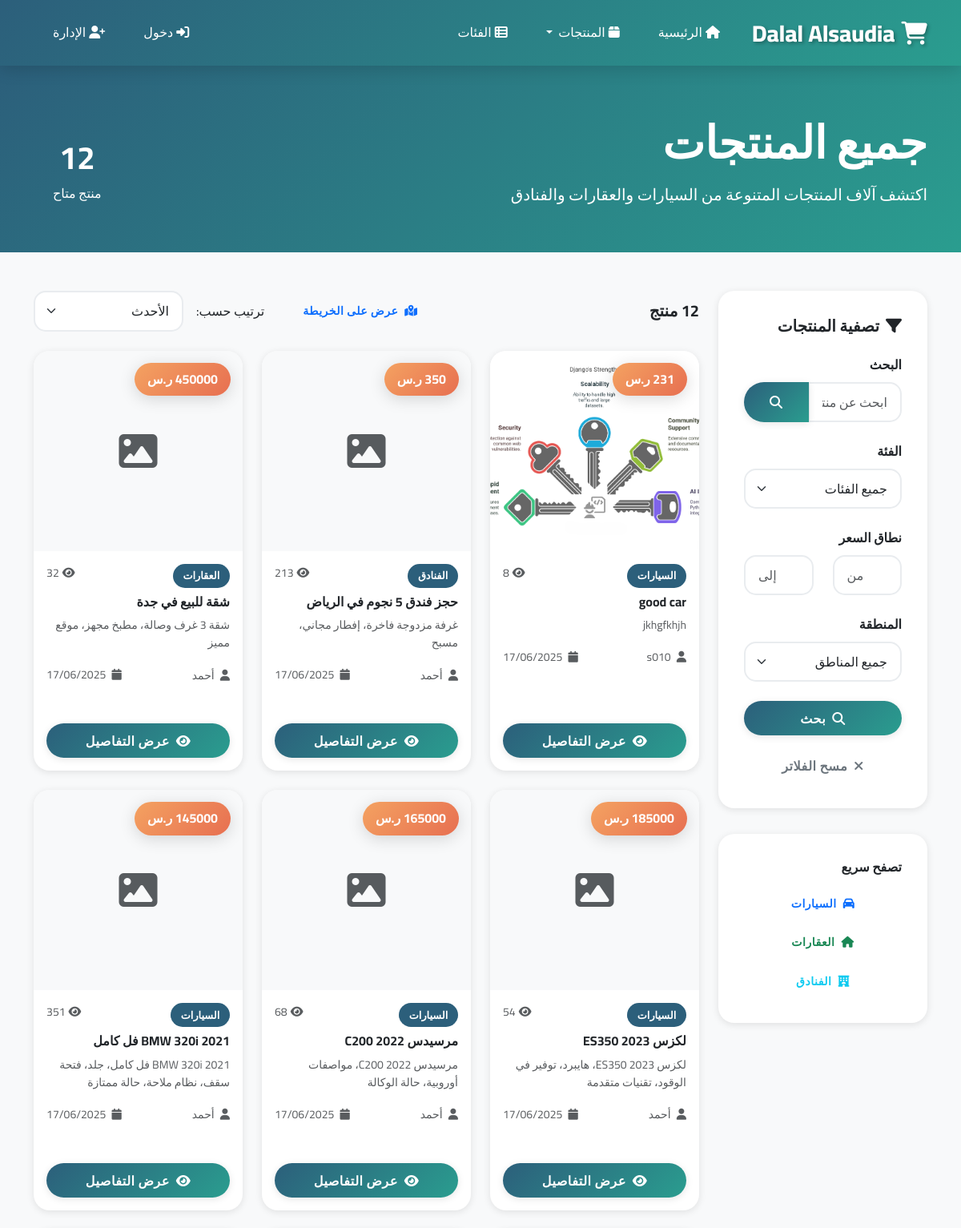
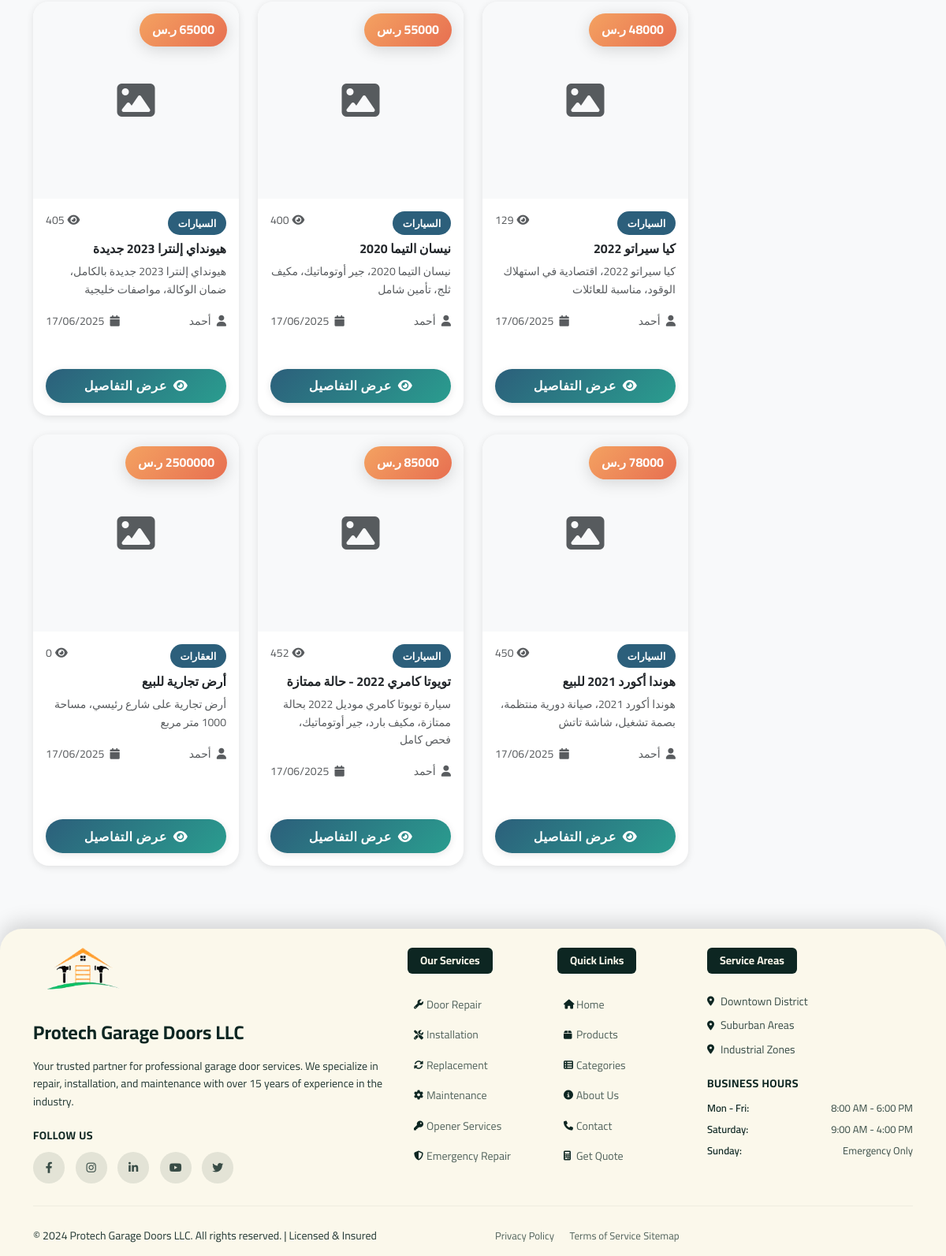
Before: /products/ with the older database file (2 pictures, top to bottom).
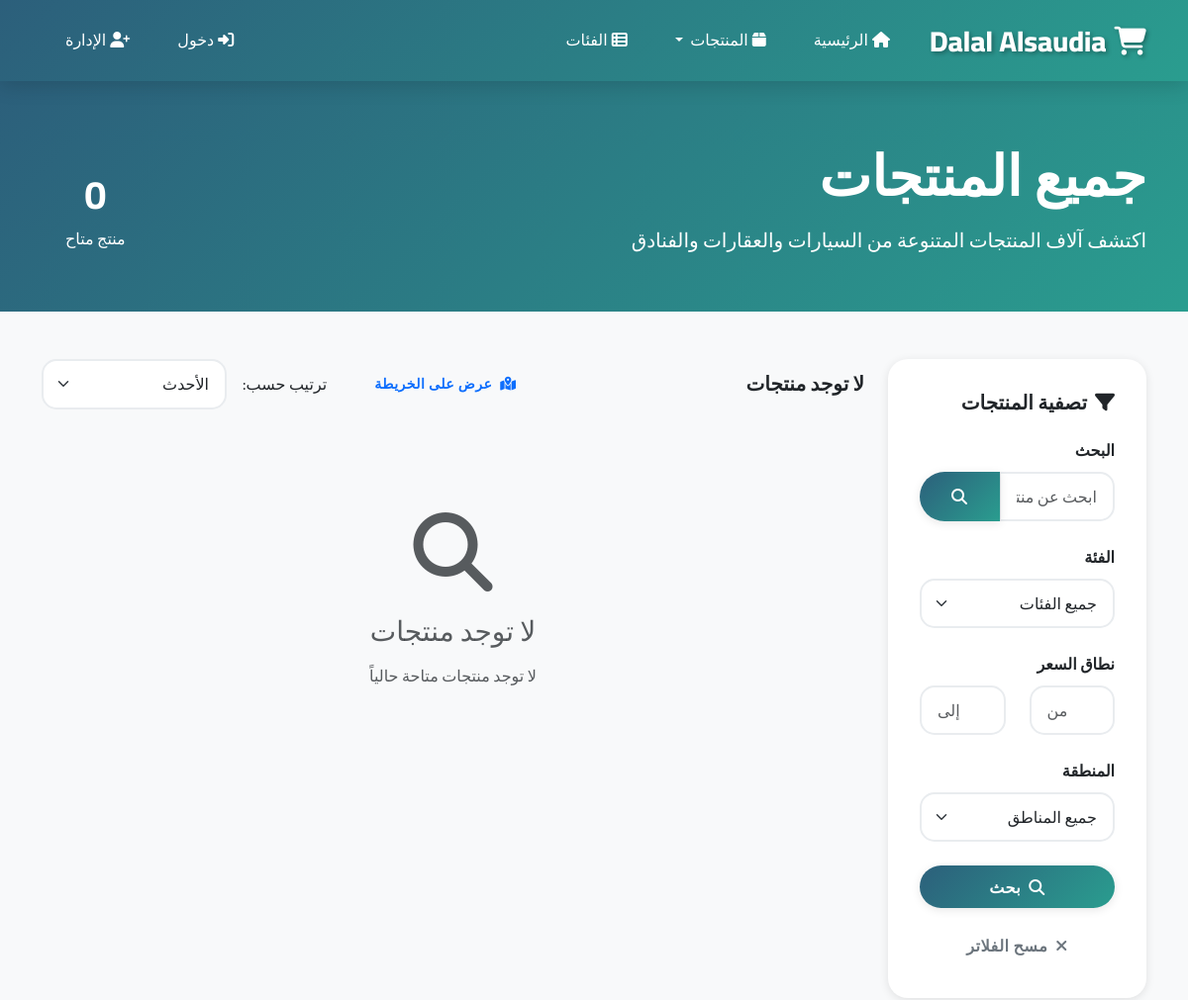
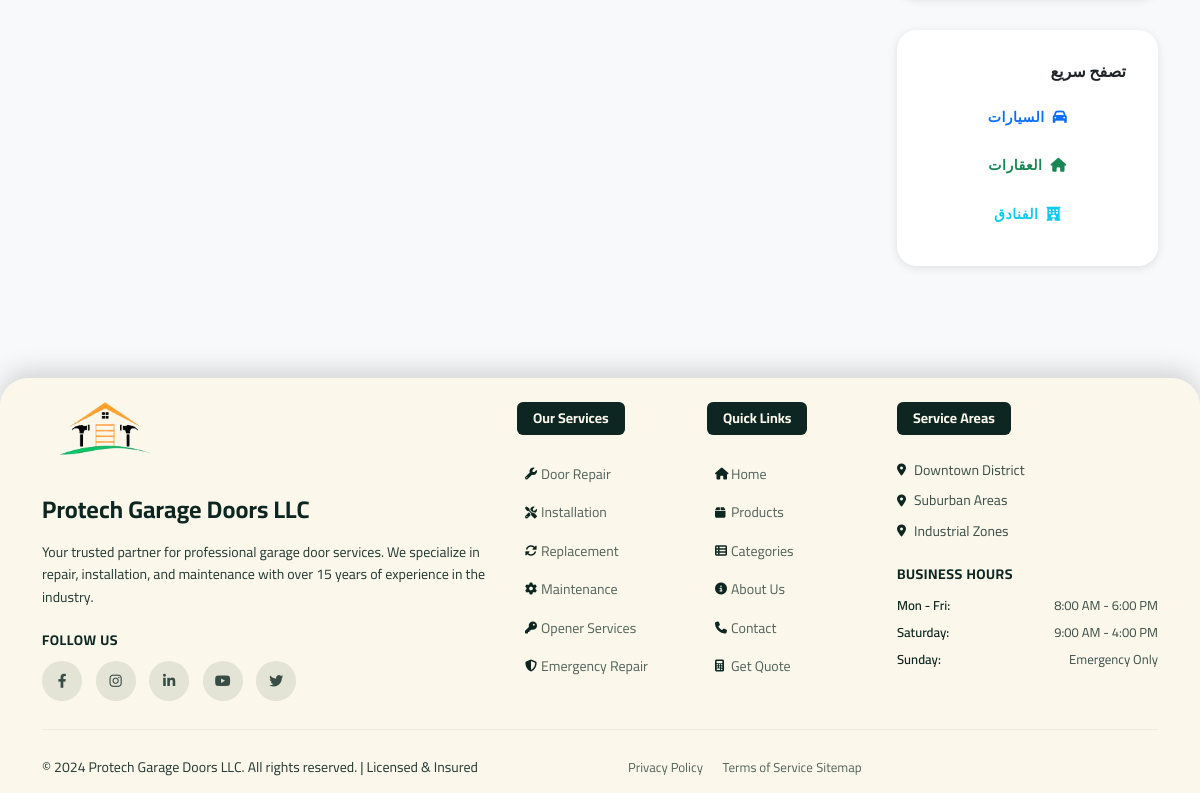
After: the same page with the newer database file (2 pictures, top to bottom).
### products/models.py (models this page shows, shortened)
class Product(models.Model):
    STATUS_CHOICES = [
        ('pending_approval', 'Pending Approval'),
        ('active', 'Active'),
        ('sold', 'Sold'),
        ('hidden', 'Hidden'),
        ('cancelled', 'Cancelled'),
    ]
    title = models.CharField(max_length=200)
    description = models.TextField()
    price = models.DecimalField(max_digits=10, decimal_places=2)
    category = models.ForeignKey(Category, on_delete=models.CASCADE, related_name='products')
    seller = models.ForeignKey(User, on_delete=models.CASCADE, related_name='products')
    location_latitude = models.DecimalField(max_digits=9, decimal_places=6, blank=True, null=True)
    location_longitude = models.DecimalField(max_digits=9, decimal_places=6, blank=True, null=True)
    status = models.CharField(max_length=20, choices=STATUS_CHOICES, default='pending_approval')
    created_at = models.DateTimeField(auto_now_add=True)
    updated_at = models.DateTimeField(auto_now=True)
    is_approved = models.BooleanField(default=False)
    is_sold = models.BooleanField(default=False)
    views_count = models.IntegerField(default=0)
    class Meta:
        ordering = ['-created_at']

class ProductImage(models.Model):
    product = models.ForeignKey(Product, on_delete=models.CASCADE, related_name='images')
    image = models.ImageField(upload_to='product_images/')
    is_main = models.BooleanField(default=False)
    created_at = models.DateTimeField(auto_now_add=True)

### categories/models.py (models this page shows, shortened)
class Category(models.Model):
    name = models.CharField(max_length=100)
    slug = models.SlugField(unique=True)
    parent = models.ForeignKey('self', on_delete=models.CASCADE, blank=True, null=True, related_name='subcategories')
    created_at = models.DateTimeField(auto_now_add=True)
    class Meta:
        verbose_name_plural = "Categories"

### users/models.py (models this page shows, shortened)
class User(AbstractUser):
    phone_number = models.CharField(max_length=20, blank=True, null=True)
    address = models.CharField(max_length=255, blank=True, null=True)
    is_seller = models.BooleanField(default=False)
    is_admin_verified = models.BooleanField(default=False)
    profile_picture = models.ImageField(upload_to='profile_pics/', blank=True, null=True)

### products/views.py (the view)
# urls.py: path('', views.ProductListView.as_view(), name='list'),
class ProductListView(ListView):
    model = Product
    template_name = 'products/list.html'
    context_object_name = 'products'
    paginate_by = 12
    def get_queryset(self):
        return Product.objects.filter(status='active', is_approved=True).select_related('seller', 'category')

### templates/products/list.html (shortened to what this page needs)
{% extends 'base.html' %}
{% block content %}
<section class="hero-section">
    <div class="container">
        <div class="row align-items-center">
            <div class="col-lg-8">
                <h1 class="display-4 fw-bold mb-3">جميع المنتجات</h1>
                <p class="lead mb-4">اكتشف آلاف المنتجات المتنوعة من السيارات والعقارات والفنادق</p>
            </div>
            <div class="col-lg-4 text-end">
                <div class="stats-display">
                    <div class="d-inline-block text-center me-4">
                        <h2 class="display-6 fw-bold">{{ products.count }}</h2>
                        <p class="mb-0">منتج متاح</p>
                    </div>
                </div>
            </div>
        </div>
    </div>
</section>
<div class="container">
    <div class="row">
        <div class="col-lg-3">
            <div class="filter-card">
                <h5 class="fw-bold mb-4">
                    <i class="fas fa-filter me-2"></i>تصفية المنتجات
                </h5>
                <form method="GET" action="{% url 'products:search' %}">
                    <div class="mb-4">
                        <label class="form-label fw-bold">البحث</label>
                        <div class="input-group">
                            <input type="text" name="q" class="form-control"
                                   placeholder="ابحث عن منتج..." value="{{ request.GET.q }}">
                            <button class="btn btn-primary" type="submit">
                                <i class="fas fa-search"></i>
                            </button>
                        </div>
                    </div>
                    <div class="mb-4">
                        <label class="form-label fw-bold">الفئة</label>
                        <select name="category" class="form-select">
                            <option value="">جميع الفئات</option>
                        </select>
                    </div>
                    <div class="mb-4">
                        <label class="form-label fw-bold">نطاق السعر</label>
                        <div class="row">
                            <div class="col-6">
                                <input type="number" name="min_price" class="form-control"
                                       placeholder="من" value="{{ request.GET.min_price }}">
                            </div>
                            <div class="col-6">
                                <input type="number" name="max_price" class="form-control"
                                       placeholder="إلى" value="{{ request.GET.max_price }}">
                            </div>
                        </div>
                    </div>
                    <div class="mb-4">
                        <label class="form-label fw-bold">المنطقة</label>
                        <select name="location" class="form-select">
                            <option value="">جميع المناطق</option>
                        </select>
                    </div>
                    <button type="submit" class="btn btn-primary w-100 mb-3">
                        <i class="fas fa-search me-2"></i>بحث
                    </button>
                    <a href="{% url 'products:list' %}" class="btn btn-outline-secondary w-100">
                        <i class="fas fa-times me-2"></i>مسح الفلاتر
                    </a>
                </form>
            </div>
            <div class="filter-card">
                <h6 class="fw-bold mb-3">تصفح سريع</h6>
                <div class="d-grid gap-2">
                    <a href="{% url 'products:cars' %}" class="btn btn-outline-primary btn-sm">
                        <i class="fas fa-car me-2"></i>السيارات
                    </a>
                    <a href="{% url 'products:real_estate' %}" class="btn btn-outline-success btn-sm">
                        <i class="fas fa-home me-2"></i>العقارات
                    </a>
                    <a href="{% url 'products:hotels' %}" class="btn btn-outline-info btn-sm">
                        <i class="fas fa-hotel me-2"></i>الفنادق
                    </a>
                </div>
            </div>
        </div>
        <div class="col-lg-9">
            <div class="d-flex justify-content-between align-items-center mb-4">
                <div>
                    <h5 class="fw-bold mb-0">
                        {% if products %}
                            {{ products|length }} منتج
                        {% else %}
                            لا توجد منتجات
                        {% endif %}
                    </h5>
                </div>
                <div class="d-flex align-items-center gap-3">
                    <a href="{% url 'products:map' %}" class="btn btn-outline-primary btn-sm">
                        <i class="fas fa-map-marked-alt me-2"></i>عرض على الخريطة
                    </a>
                    <div class="d-flex align-items-center">
                        <span class="me-3">ترتيب حسب:</span>
                        <select class="form-select" style="width: auto;" onchange="sortProducts(this.value)">
                            <option value="newest">الأحدث</option>
                        </select>
                    </div>
                </div>
            </div>
            {% if products %}
                <div class="row g-4">
                    {% for product in products %}
                        <div class="col-lg-4 col-md-6">
                            <div class="card product-card h-100">
                                <div class="position-relative">
                                    {% if product.images.first %}
                                        <img src="{{ product.images.first.image.url }}"
                                             class="card-img-top product-image"
                                             alt="{{ product.title }}">
                                    {% else %}
                                        <div class="product-image bg-light d-flex align-items-center justify-content-center">
                                            <i class="fas fa-image fa-3x text-muted"></i>
                                        </div>
                                    {% endif %}
                                    <span class="price-badge">
                                        {{ product.price|floatformat:0 }} ر.س
                                    </span>
                                </div>
                                <div class="card-body p-3">
                                    <div class="d-flex justify-content-between align-items-start mb-2">
                                        <span class="category-badge">{{ product.category.name }}</span>
                                        <small class="text-muted">
                                            <i class="fas fa-eye me-1"></i>{{ product.views_count }}
                                        </small>
                                    </div>
                                    <h6 class="card-title fw-bold mb-2">
                                        {{ product.title|truncatechars:50 }}
                                    </h6>
                                    <p class="card-text text-muted small mb-3">
                                        {{ product.description|truncatechars:80 }}
                                    </p>
                                    <div class="d-flex justify-content-between align-items-center mb-3">
                                        <div class="seller-info">
                                            <small class="text-muted">
                                                <i class="fas fa-user me-1"></i>
                                                {{ product.seller.first_name|default:product.seller.username }}
                                            </small>
                                        </div>
                                        <small class="text-muted">
                                            <i class="fas fa-calendar me-1"></i>
                                            {{ product.created_at|date:"d/m/Y" }}
                                        </small>
                                    </div>
                                </div>
                                <div class="card-footer bg-transparent border-0 p-3">
                                    <div class="d-grid gap-2">
                                        <a href="{% url 'products:detail' product.id %}"
                                           class="btn btn-primary">
                                            <i class="fas fa-eye me-2"></i>عرض التفاصيل
                                        </a>
                                    </div>
                                </div>
                            </div>
                        </div>
                    {% endfor %}
                </div>
            {% else %}
                <div class="no-products">
                    <i class="fas fa-search fa-5x mb-4 text-muted"></i>
                    <h3 class="text-muted mb-3">لا توجد منتجات</h3>
                    {% if search_query %}
                        <p class="text-muted mb-4">لم نجد أي منتجات تطابق بحثك "{{ search_query }}"</p>
                        <a href="{% url 'products:list' %}" class="btn btn-primary">
                            <i class="fas fa-arrow-right me-2"></i>عرض جميع المنتجات
                        </a>
                    {% else %}
                        <p class="text-muted mb-4">لا توجد منتجات متاحة حالياً</p>
                    {% endif %}
                </div>
            {% endif %}
        </div>
    </div>
</div>
{% endblock %}

Changed rows visible on the page:
removed Product: images.first.image (picture), price "231", category.name "السيارات", views_count "8", title "good car", description "jkhgfkhjh", seller.first_name "s010", created_at "17/06/2025"
removed Product: price "350", category.name "الفنادق", views_count "213", title "حجز فندق 5 نجوم في الرياض", description "غرفة مزدوجة فاخرة، إفطار مجاني، مسبح", seller.first_name "أحمد", created_at "17/06/2025"
removed Product: category.name "العقارات", views_count "32", title "شقة للبيع في جدة", description "شقة 3 غرف وصالة، مطبخ مجهز، موقع مميز", seller.first_name "أحمد", created_at "17/06/2025"
removed Product: category.name "السيارات", views_count "54", title "لكزس ES350 2023", description "لكزس ES350 2023، هايبرد، توفير في الوقود، تقنيات متقدمة", seller.first_name "أحمد", created_at "17/06/2025"
removed Product: category.name "السيارات", views_count "68", title "مرسيدس C200 2022", description "مرسيدس C200 2022، مواصفات أوروبية، حالة الوكالة", seller.first_name "أحمد", created_at "17/06/2025"
removed Product: category.name "السيارات", views_count "351", title "BMW 320i 2021 فل كامل", description "BMW 320i 2021 فل كامل، جلد، فتحة سقف، نظام ملاحة، حالة ممتازة", seller.first_name "أحمد", created_at "17/06/2025"
removed Product: category.name "السيارات", views_count "129", title "كيا سيراتو 2022", description "كيا سيراتو 2022، اقتصادية في استهلاك الوقود، مناسبة للعائلات", seller.first_name "أحمد", created_at "17/06/2025"
removed Product: category.name "السيارات", views_count "400", title "نيسان التيما 2020", description "نيسان التيما 2020، جير أوتوماتيك، مكيف ثلج، تأمين شامل", seller.first_name "أحمد", created_at "17/06/2025"
removed Product: category.name "السيارات", views_count "405", title "هيونداي إلنترا 2023 جديدة", description "هيونداي إلنترا 2023 جديدة بالكامل، ضمان الوكالة، مواصفات خليجية", seller.first_name "أحمد", created_at "17/06/2025"
removed Product: category.name "السيارات", views_count "450", title "هوندا أكورد 2021 للبيع", description "هوندا أكورد 2021، صيانة دورية منتظمة، بصمة تشغيل، شاشة تاتش", seller.first_name "أحمد", created_at "17/06/2025"
removed Product: category.name "السيارات", views_count "452", title "تويوتا كامري 2022 - حالة ممتازة", description "سيارة تويوتا كامري موديل 2022 بحالة ممتازة، مكيف بارد، جير أوتوماتيك، فحص كامل", seller.first_name "أحمد", created_at "17/06/2025"
removed Product: category.name "العقارات", views_count "0", title "أرض تجارية للبيع", description "أرض تجارية على شارع رئيسي، مساحة 1000 متر مربع", seller.first_name "أحمد", created_at "17/06/2025"
Other visible differences:
{{ products.count }}: "12" → "0"
text no longer shown: "منتج"
text now shown: "لا توجد منتجات لا توجد منتجات لا توجد منتجات متاحة حالياً"
